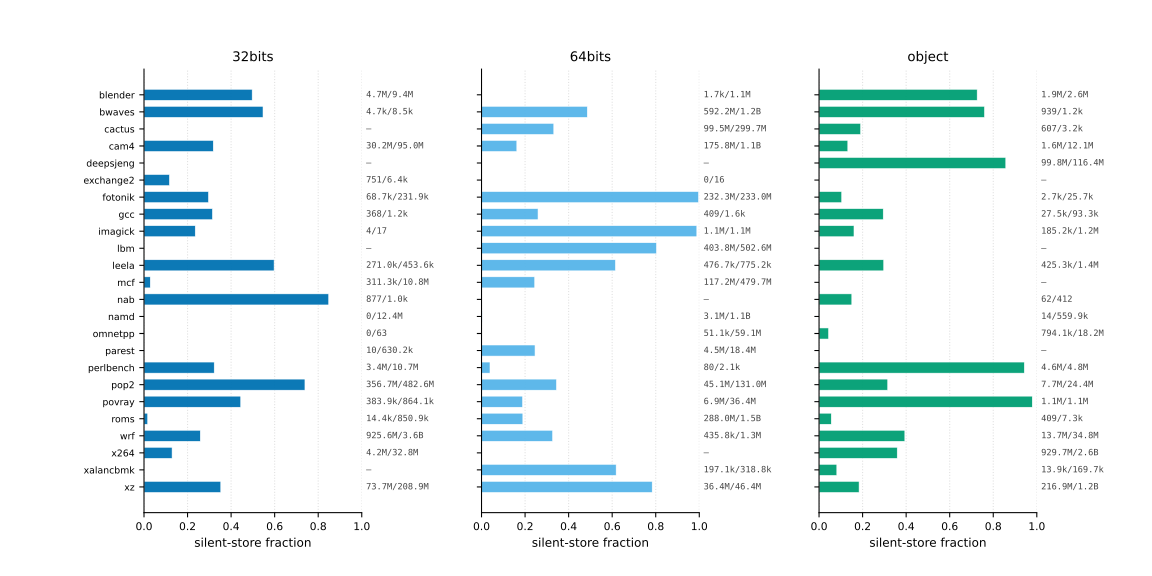

This chart was generated by the following Python code:
#!/usr/bin/env python3
"""Silent-store fraction per (bench, alloc_type).

Three side-by-side panels (32bits / 64bits / object). Per panel, one
horizontal bar per bench showing `silent_frac` — the fraction of stores
whose value matches the most recent prior write to the same
(alloc_addr, generation, offset). The right margin annotates the raw
counts (silent / stores_with_prev). Pairs with no prior-store traffic
are left blank.
"""
from pathlib import Path

import matplotlib.pyplot as plt
import numpy as np
import pandas as pd

HERE = Path(__file__).resolve().parent
OUT  = HERE / "figure.svg"

ALLOC_TYPES = ["32bits", "64bits", "object"]
# Wong-palette colour per panel.
COLORS = {"32bits": "#0072B2", "64bits": "#56B4E9", "object": "#009E73"}


def _fmt_count(n: int) -> str:
    if n >= 1_000_000_000:
        return f"{n/1e9:.1f}B"
    if n >= 1_000_000:
        return f"{n/1e6:.1f}M"
    if n >= 1_000:
        return f"{n/1e3:.1f}k"
    return str(int(n))


def main() -> None:
    df = pd.read_csv(HERE / "result.csv")
    benches = sorted(df["bench"].unique())

    fig, axes = plt.subplots(
        1, 3, figsize=(12.0, 6.0), sharey=True,
        gridspec_kw={"wspace": 0.55},
    )

    y = np.arange(len(benches))

    for ax, atype in zip(axes, ALLOC_TYPES):
        sub = (df[df.alloc_type == atype]
               .set_index("bench")
               .reindex(benches))
        frac = sub["silent_frac"].to_numpy(dtype=float)

        ax.barh(y, frac, height=0.65, color=COLORS[atype],
                edgecolor="white", linewidth=0.4, alpha=0.95)

        ax.set_yticks(y)
        ax.set_yticklabels(benches, fontsize=7)
        ax.invert_yaxis()
        ax.set_xlim(0, 1.0)
        ax.set_xlabel("silent-store fraction", fontsize=9)
        ax.tick_params(axis="x", labelsize=8)
        ax.set_title(atype, fontsize=10)
        ax.grid(axis="x", linestyle=":", alpha=0.4)
        ax.set_axisbelow(True)
        for spine in ("top", "right"):
            ax.spines[spine].set_visible(False)

        # Right-margin count annotation per row.
        for i, bench in enumerate(benches):
            n_prev = sub.at[bench, "stores_with_prev"]
            n_sil  = sub.at[bench, "silent"]
            if pd.isna(n_prev) or n_prev == 0:
                txt = "—"
            else:
                txt = f"{_fmt_count(n_sil)}/{_fmt_count(n_prev)}"
            ax.text(1.02, i, txt, ha="left", va="center",
                    fontsize=6.5, color="#444",
                    family="monospace",
                    transform=ax.get_yaxis_transform())

    fig.tight_layout(rect=(0, 0, 1, 0.97))
    fig.savefig(OUT, format="svg")
    print(f"wrote {OUT}")


if __name__ == "__main__":
    main()
